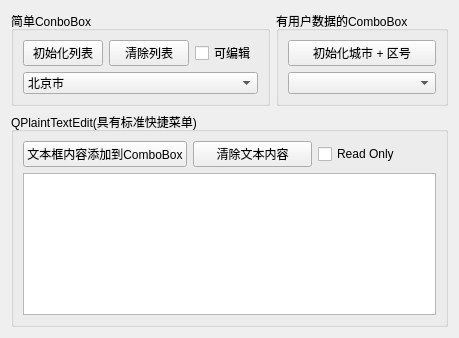
<?xml version="1.0" encoding="UTF-8"?>
<ui version="4.0">
 <class>Widget</class>
 <widget class="QWidget" name="Widget">
  <property name="geometry">
   <rect>
    <x>0</x>
    <y>0</y>
    <width>459</width>
    <height>338</height>
   </rect>
  </property>
  <property name="windowTitle">
   <string>QComboBox和QPlainTextEdit</string>
  </property>
  <layout class="QGridLayout" name="gridLayout_3">
   <item row="0" column="0">
    <widget class="QGroupBox" name="groupBox">
     <property name="sizePolicy">
      <sizepolicy hsizetype="Preferred" vsizetype="Preferred">
       <horstretch>3</horstretch>
       <verstretch>0</verstretch>
      </sizepolicy>
     </property>
     <property name="title">
      <string>简单ConboBox</string>
     </property>
     <layout class="QGridLayout" name="gridLayout">
      <item row="0" column="0">
       <widget class="QPushButton" name="btnListInit">
        <property name="text">
         <string>初始化列表</string>
        </property>
       </widget>
      </item>
      <item row="0" column="1">
       <widget class="QPushButton" name="btnListClear">
        <property name="text">
         <string>清除列表</string>
        </property>
       </widget>
      </item>
      <item row="0" column="2">
       <widget class="QCheckBox" name="ckbEditable">
        <property name="text">
         <string>可编辑</string>
        </property>
       </widget>
      </item>
      <item row="1" column="0" colspan="3">
       <widget class="QComboBox" name="cmbSimple">
        <item>
         <property name="text">
          <string>北京市</string>
         </property>
         <property name="icon">
          <iconset resource="res.qrc">
           <normaloff>:/icons/unit.ico</normaloff>:/icons/unit.ico</iconset>
         </property>
        </item>
        <item>
         <property name="text">
          <string>上海市</string>
         </property>
         <property name="icon">
          <iconset resource="res.qrc">
           <normaloff>:/icons/unit.ico</normaloff>:/icons/unit.ico</iconset>
         </property>
        </item>
       </widget>
      </item>
     </layout>
    </widget>
   </item>
   <item row="0" column="1">
    <widget class="QGroupBox" name="groupBox_2">
     <property name="sizePolicy">
      <sizepolicy hsizetype="Preferred" vsizetype="Preferred">
       <horstretch>2</horstretch>
       <verstretch>0</verstretch>
      </sizepolicy>
     </property>
     <property name="title">
      <string>有用户数据的ComboBox</string>
     </property>
     <layout class="QVBoxLayout" name="verticalLayout">
      <item>
       <widget class="QPushButton" name="btnCityZone">
        <property name="text">
         <string>初始化城市 + 区号</string>
        </property>
       </widget>
      </item>
      <item>
       <widget class="QComboBox" name="cmbCityZone"/>
      </item>
     </layout>
    </widget>
   </item>
   <item row="1" column="0" colspan="2">
    <widget class="QGroupBox" name="groupBox_3">
     <property name="title">
      <string>QPlaintTextEdit(具有标准快捷菜单)</string>
     </property>
     <layout class="QGridLayout" name="gridLayout_2">
      <item row="0" column="0">
       <widget class="QPushButton" name="btnTextToCmb">
        <property name="text">
         <string>文本框内容添加到ComboBox</string>
        </property>
       </widget>
      </item>
      <item row="0" column="1">
       <widget class="QPushButton" name="btnTextClear">
        <property name="text">
         <string>清除文本内容</string>
        </property>
       </widget>
      </item>
      <item row="0" column="2">
       <widget class="QCheckBox" name="ckbReadOnly">
        <property name="text">
         <string>Read Only</string>
        </property>
       </widget>
      </item>
      <item row="1" column="0" colspan="3">
       <widget class="QPlainTextEdit" name="plainTextEdit">
        <property name="contextMenuPolicy">
         <enum>Qt::CustomContextMenu</enum>
        </property>
        <property name="lineWrapMode">
         <enum>QPlainTextEdit::WidgetWidth</enum>
        </property>
       </widget>
      </item>
     </layout>
    </widget>
   </item>
  </layout>
  <action name="actCut">
   <property name="text">
    <string>剪切</string>
   </property>
   <property name="shortcut">
    <string>Ctrl+X</string>
   </property>
  </action>
  <action name="actCopy">
   <property name="text">
    <string>复制</string>
   </property>
   <property name="shortcut">
    <string>Ctrl+C</string>
   </property>
  </action>
  <action name="actPaste">
   <property name="text">
    <string>粘贴</string>
   </property>
   <property name="shortcut">
    <string>Ctrl+V</string>
   </property>
  </action>
  <action name="actDelete">
   <property name="text">
    <string>删除</string>
   </property>
  </action>
  <action name="actUndo">
   <property name="text">
    <string>撤销</string>
   </property>
   <property name="shortcut">
    <string>Ctrl+Z</string>
   </property>
  </action>
  <action name="actRedo">
   <property name="text">
    <string>重做</string>
   </property>
   <property name="shortcut">
    <string>Ctrl+Y</string>
   </property>
  </action>
  <action name="actSelectAll">
   <property name="text">
    <string>全选</string>
   </property>
   <property name="shortcut">
    <string>Ctrl+A</string>
   </property>
  </action>
 </widget>
 <resources>
  <include location="res.qrc"/>
 </resources>
 <connections>
  <connection>
   <sender>actCut</sender>
   <signal>triggered()</signal>
   <receiver>plainTextEdit</receiver>
   <slot>cut()</slot>
   <hints>
    <hint type="sourcelabel">
     <x>-1</x>
     <y>-1</y>
    </hint>
    <hint type="destinationlabel">
     <x>229</x>
     <y>233</y>
    </hint>
   </hints>
  </connection>
  <connection>
   <sender>actCopy</sender>
   <signal>triggered()</signal>
   <receiver>plainTextEdit</receiver>
   <slot>copy()</slot>
   <hints>
    <hint type="sourcelabel">
     <x>-1</x>
     <y>-1</y>
    </hint>
    <hint type="destinationlabel">
     <x>229</x>
     <y>233</y>
    </hint>
   </hints>
  </connection>
  <connection>
   <sender>actPaste</sender>
   <signal>triggered()</signal>
   <receiver>plainTextEdit</receiver>
   <slot>paste()</slot>
   <hints>
    <hint type="sourcelabel">
     <x>-1</x>
     <y>-1</y>
    </hint>
    <hint type="destinationlabel">
     <x>229</x>
     <y>233</y>
    </hint>
   </hints>
  </connection>
  <connection>
   <sender>actDelete</sender>
   <signal>triggered()</signal>
   <receiver>plainTextEdit</receiver>
   <slot>clear()</slot>
   <hints>
    <hint type="sourcelabel">
     <x>-1</x>
     <y>-1</y>
    </hint>
    <hint type="destinationlabel">
     <x>229</x>
     <y>233</y>
    </hint>
   </hints>
  </connection>
  <connection>
   <sender>actUndo</sender>
   <signal>triggered()</signal>
   <receiver>plainTextEdit</receiver>
   <slot>undo()</slot>
   <hints>
    <hint type="sourcelabel">
     <x>-1</x>
     <y>-1</y>
    </hint>
    <hint type="destinationlabel">
     <x>229</x>
     <y>233</y>
    </hint>
   </hints>
  </connection>
  <connection>
   <sender>actRedo</sender>
   <signal>triggered()</signal>
   <receiver>plainTextEdit</receiver>
   <slot>redo()</slot>
   <hints>
    <hint type="sourcelabel">
     <x>-1</x>
     <y>-1</y>
    </hint>
    <hint type="destinationlabel">
     <x>229</x>
     <y>233</y>
    </hint>
   </hints>
  </connection>
  <connection>
   <sender>actSelectAll</sender>
   <signal>triggered()</signal>
   <receiver>plainTextEdit</receiver>
   <slot>selectAll()</slot>
   <hints>
    <hint type="sourcelabel">
     <x>-1</x>
     <y>-1</y>
    </hint>
    <hint type="destinationlabel">
     <x>229</x>
     <y>233</y>
    </hint>
   </hints>
  </connection>
 </connections>
</ui>
